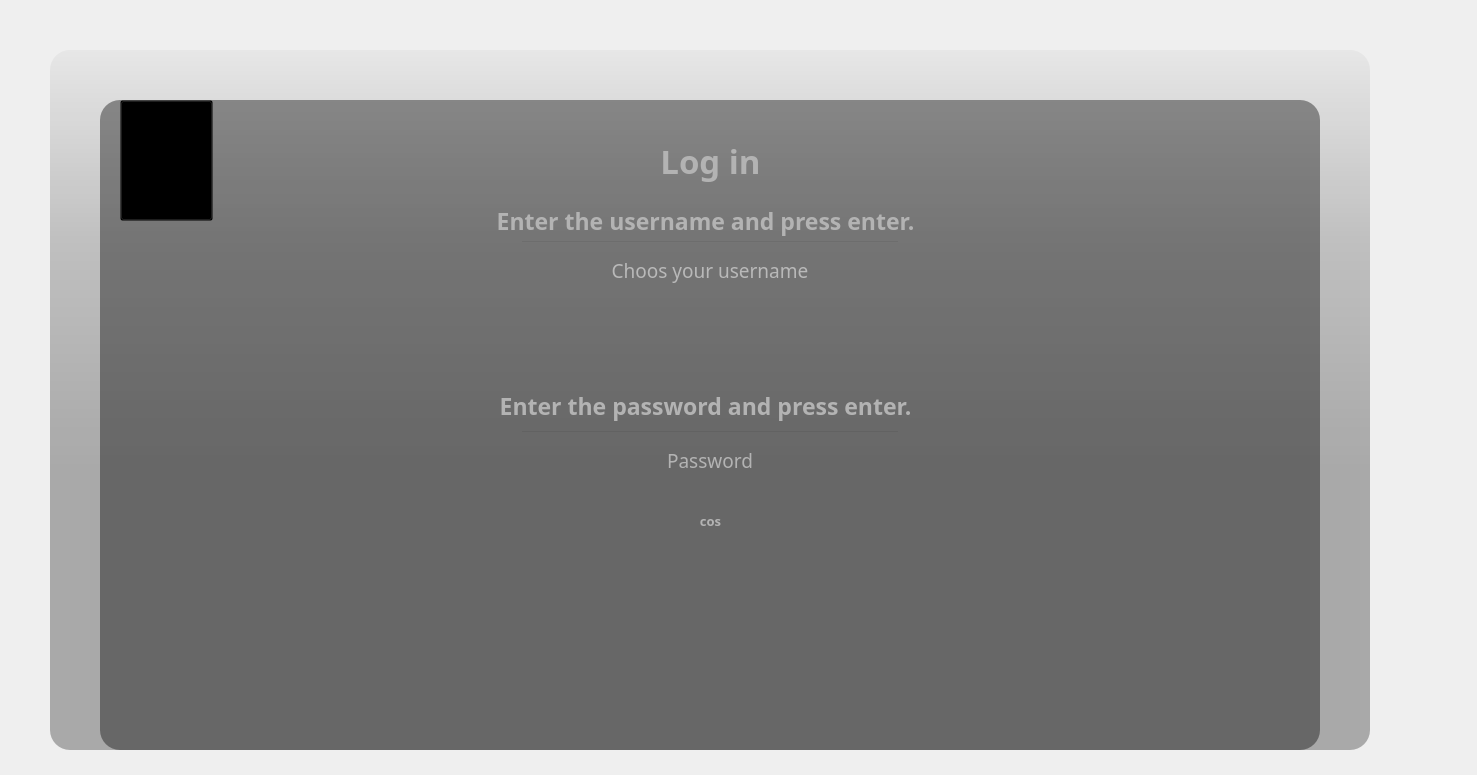
<?xml version="1.0" encoding="UTF-8"?>
<ui version="4.0">
 <class>MainWindow</class>
 <widget class="QMainWindow" name="MainWindow">
  <property name="geometry">
   <rect>
    <x>0</x>
    <y>0</y>
    <width>1477</width>
    <height>775</height>
   </rect>
  </property>
  <property name="windowTitle">
   <string>MainWindow</string>
  </property>
  <widget class="QWidget" name="centralwidget">
   <widget class="QLabel" name="label_2">
    <property name="geometry">
     <rect>
      <x>50</x>
      <y>50</y>
      <width>1320</width>
      <height>700</height>
     </rect>
    </property>
    <property name="styleSheet">
     <string notr="true">background-color: qlineargradient(spread:pad, x1:0, y1:0, x2:0, y2:0.715909, stop:0 rgba(0,0,0,9), stop:0.375 rgba(0,0,0,50), stop:0.835227 rgba(0,0,0,75));
border-radius: 20px;</string>
    </property>
    <property name="text">
     <string/>
    </property>
   </widget>
   <widget class="QLabel" name="background_label">
    <property name="geometry">
     <rect>
      <x>50</x>
      <y>50</y>
      <width>1320</width>
      <height>700</height>
     </rect>
    </property>
    <property name="styleSheet">
     <string notr="true">border-radius: 20px;
background-image: url(:/images/images/las.jpg);</string>
    </property>
    <property name="text">
     <string/>
    </property>
   </widget>
   <widget class="QLabel" name="label_3">
    <property name="geometry">
     <rect>
      <x>100</x>
      <y>100</y>
      <width>1220</width>
      <height>650</height>
     </rect>
    </property>
    <property name="styleSheet">
     <string notr="true">background-color: rgba(0,0,0,100);
border-radius: 20px;</string>
    </property>
    <property name="text">
     <string/>
    </property>
   </widget>
   <widget class="QLineEdit" name="username_lineEdit">
    <property name="geometry">
     <rect>
      <x>520</x>
      <y>240</y>
      <width>380</width>
      <height>71</height>
     </rect>
    </property>
    <property name="font">
     <font>
      <family>Nirmala UI Semilight</family>
      <pointsize>14</pointsize>
      <weight>50</weight>
      <bold>false</bold>
     </font>
    </property>
    <property name="styleSheet">
     <string notr="true">background-color: rgba(0, 0, 0,0);
border-bottom: 2px sold rgba(85,112,98,219);
color: rgba(255,255,255,255);
padding-bottom: 12px;
</string>
    </property>
    <property name="text">
     <string/>
    </property>
    <property name="frame">
     <bool>true</bool>
    </property>
    <property name="cursorPosition">
     <number>0</number>
    </property>
    <property name="alignment">
     <set>Qt::AlignCenter</set>
    </property>
    <property name="placeholderText">
     <string>Choos your username</string>
    </property>
    <property name="clearButtonEnabled">
     <bool>false</bool>
    </property>
   </widget>
   <widget class="QLineEdit" name="password_lineEdit">
    <property name="geometry">
     <rect>
      <x>520</x>
      <y>430</y>
      <width>380</width>
      <height>71</height>
     </rect>
    </property>
    <property name="font">
     <font>
      <family>Nirmala UI Semilight</family>
      <pointsize>14</pointsize>
      <weight>50</weight>
      <bold>false</bold>
     </font>
    </property>
    <property name="styleSheet">
     <string notr="true">background-color: rgba(0, 0, 0,0);
border-bottom: 2px sold rgba(85,112,98,219);
color: rgba(255,255,255,255);
padding-bottom: 12px;
</string>
    </property>
    <property name="frame">
     <bool>true</bool>
    </property>
    <property name="echoMode">
     <enum>QLineEdit::Normal</enum>
    </property>
    <property name="cursorPosition">
     <number>0</number>
    </property>
    <property name="alignment">
     <set>Qt::AlignCenter</set>
    </property>
    <property name="placeholderText">
     <string>Password</string>
    </property>
    <property name="cursorMoveStyle">
     <enum>Qt::LogicalMoveStyle</enum>
    </property>
    <property name="clearButtonEnabled">
     <bool>false</bool>
    </property>
   </widget>
   <widget class="QLabel" name="conf_password_info_label">
    <property name="geometry">
     <rect>
      <x>520</x>
      <y>510</y>
      <width>381</width>
      <height>21</height>
     </rect>
    </property>
    <property name="font">
     <font>
      <family>Nirmala UI Semilight</family>
      <pointsize>10</pointsize>
      <weight>75</weight>
      <bold>true</bold>
     </font>
    </property>
    <property name="layoutDirection">
     <enum>Qt::LeftToRight</enum>
    </property>
    <property name="styleSheet">
     <string notr="true">color: rgb(179, 179, 179);</string>
    </property>
    <property name="text">
     <string>cos</string>
    </property>
    <property name="alignment">
     <set>Qt::AlignCenter</set>
    </property>
   </widget>
   <widget class="QLabel" name="label_4">
    <property name="geometry">
     <rect>
      <x>100</x>
      <y>100</y>
      <width>1221</width>
      <height>121</height>
     </rect>
    </property>
    <property name="font">
     <font>
      <family>Nirmala UI Semilight</family>
      <pointsize>25</pointsize>
      <weight>75</weight>
      <bold>true</bold>
     </font>
    </property>
    <property name="styleSheet">
     <string notr="true">color: rgb(179, 179, 179);
</string>
    </property>
    <property name="text">
     <string>Log in</string>
    </property>
    <property name="alignment">
     <set>Qt::AlignCenter</set>
    </property>
   </widget>
   <widget class="QPushButton" name="back_button">
    <property name="geometry">
     <rect>
      <x>120</x>
      <y>100</y>
      <width>93</width>
      <height>121</height>
     </rect>
    </property>
    <property name="styleSheet">
     <string notr="true">background-color: rgba(0, 0, 0,0);
</string>
    </property>
    <property name="text">
     <string/>
    </property>
    <property name="icon">
     <iconset>
      <normaloff>:/images/back.png</normaloff>:/images/back.png</iconset>
    </property>
    <property name="iconSize">
     <size>
      <width>60</width>
      <height>60</height>
     </size>
    </property>
   </widget>
   <widget class="QLabel" name="info_label">
    <property name="geometry">
     <rect>
      <x>470</x>
      <y>380</y>
      <width>471</width>
      <height>51</height>
     </rect>
    </property>
    <property name="font">
     <font>
      <family>Nirmala UI Semilight</family>
      <pointsize>17</pointsize>
      <weight>75</weight>
      <bold>true</bold>
      <underline>false</underline>
     </font>
    </property>
    <property name="acceptDrops">
     <bool>false</bool>
    </property>
    <property name="styleSheet">
     <string notr="true">color: rgb(179, 179, 179);
</string>
    </property>
    <property name="text">
     <string>Enter the password and press enter.</string>
    </property>
    <property name="alignment">
     <set>Qt::AlignCenter</set>
    </property>
    <property name="wordWrap">
     <bool>true</bool>
    </property>
   </widget>
   <widget class="QLabel" name="session_number_label">
    <property name="geometry">
     <rect>
      <x>1010</x>
      <y>120</y>
      <width>281</width>
      <height>111</height>
     </rect>
    </property>
    <property name="font">
     <font>
      <family>Nirmala UI Semilight</family>
      <pointsize>20</pointsize>
      <weight>75</weight>
      <bold>true</bold>
     </font>
    </property>
    <property name="styleSheet">
     <string notr="true">color: rgb(179, 179, 179);
</string>
    </property>
    <property name="text">
     <string/>
    </property>
   </widget>
   <widget class="QLabel" name="username_info_label">
    <property name="geometry">
     <rect>
      <x>360</x>
      <y>310</y>
      <width>721</width>
      <height>31</height>
     </rect>
    </property>
    <property name="font">
     <font>
      <family>Nirmala UI Semilight</family>
      <pointsize>12</pointsize>
      <weight>75</weight>
      <bold>true</bold>
     </font>
    </property>
    <property name="styleSheet">
     <string notr="true">color: rgb(255, 108, 108);</string>
    </property>
    <property name="text">
     <string/>
    </property>
    <property name="alignment">
     <set>Qt::AlignCenter</set>
    </property>
   </widget>
   <widget class="QLabel" name="label">
    <property name="geometry">
     <rect>
      <x>440</x>
      <y>200</y>
      <width>531</width>
      <height>41</height>
     </rect>
    </property>
    <property name="font">
     <font>
      <family>Nirmala UI Semilight</family>
      <pointsize>17</pointsize>
      <weight>75</weight>
      <bold>true</bold>
     </font>
    </property>
    <property name="styleSheet">
     <string notr="true">color: rgb(179, 179, 179);
</string>
    </property>
    <property name="text">
     <string>Enter the username and press enter.</string>
    </property>
    <property name="alignment">
     <set>Qt::AlignCenter</set>
    </property>
   </widget>
   <zorder>background_label</zorder>
   <zorder>label_2</zorder>
   <zorder>label_3</zorder>
   <zorder>password_lineEdit</zorder>
   <zorder>username_lineEdit</zorder>
   <zorder>conf_password_info_label</zorder>
   <zorder>label_4</zorder>
   <zorder>back_button</zorder>
   <zorder>info_label</zorder>
   <zorder>session_number_label</zorder>
   <zorder>username_info_label</zorder>
   <zorder>label</zorder>
  </widget>
 </widget>
 <resources/>
 <connections/>
</ui>
